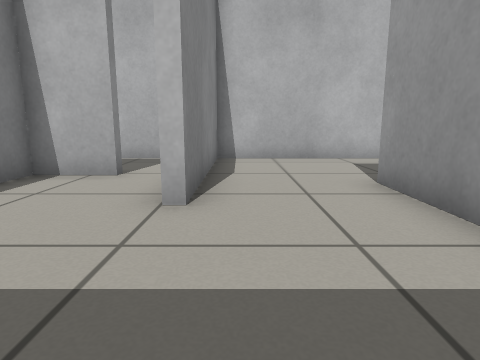
View 1 (above)

18 first-person views from a walk through a robot-simulator world made for Gazebo. The camera is 0.5 m above the floor, tilts 10° down and sees 75° across. The floor is counted in squares, 0.5 m on a side. Each view is taken from the middle of a square. On the plan, view 1 faces up. The plan holds only what a view shows up to about 12 squares ahead; the rest is blank.

View 2
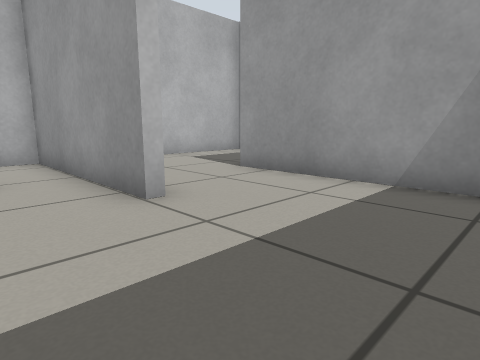

View 3
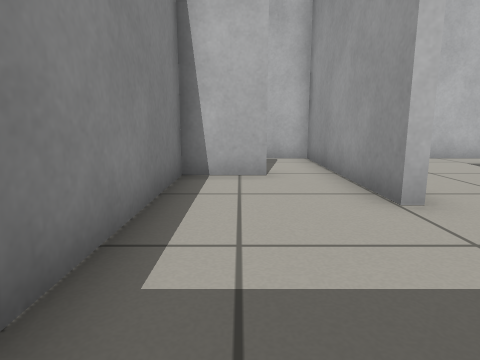

View 4
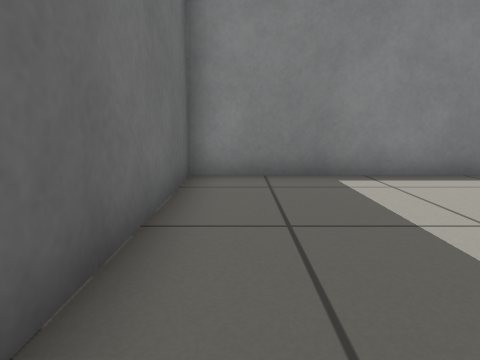

View 5
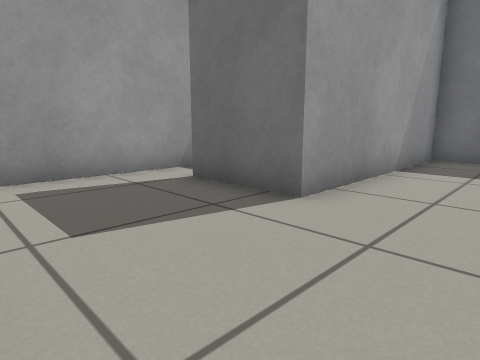

View 6
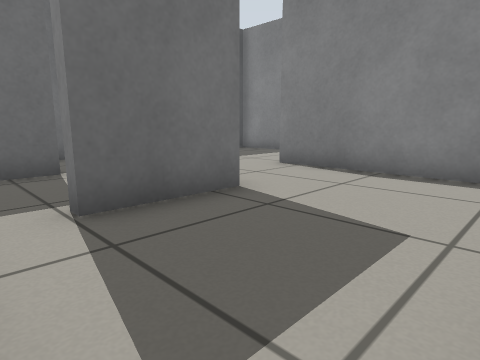

View 7
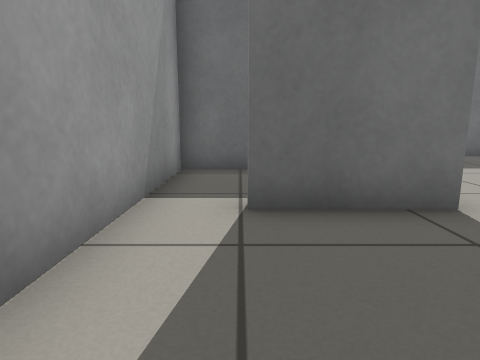

View 8
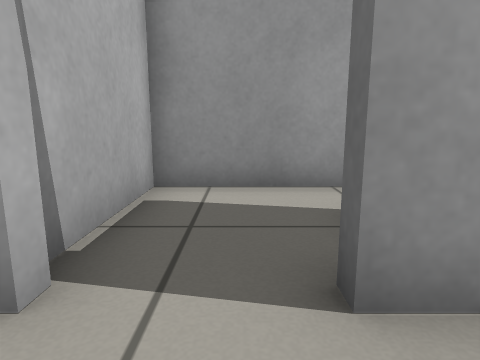

View 9
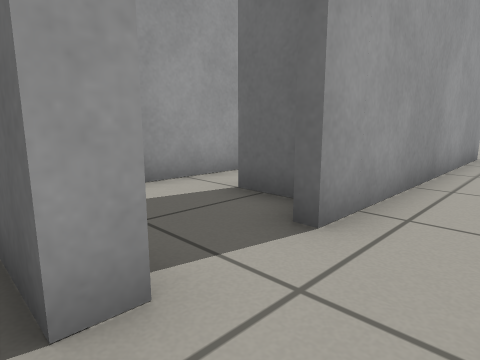

View 10
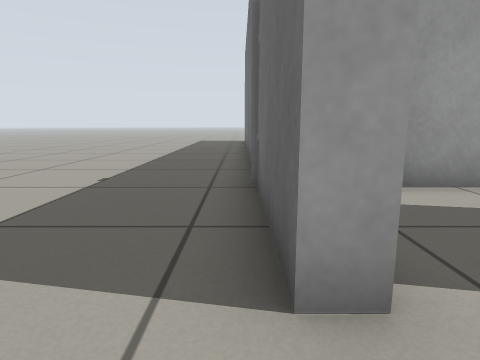

View 11
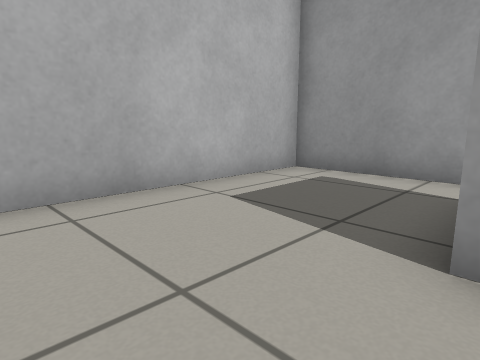

View 12
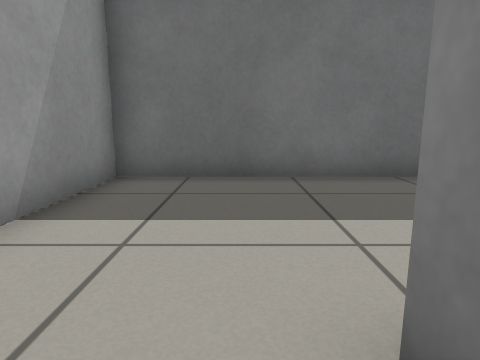

View 13
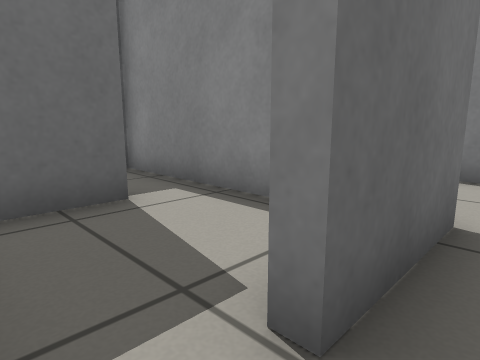

View 14
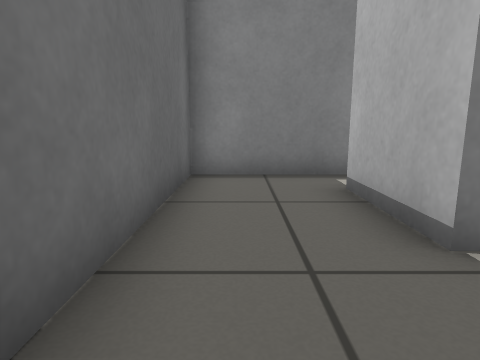

View 15
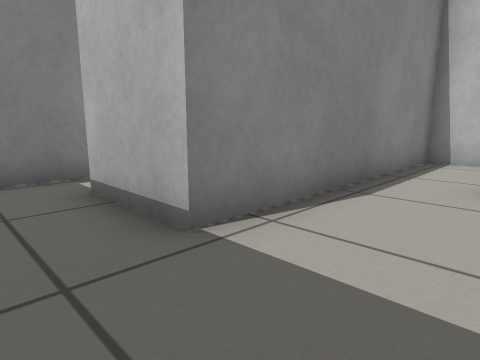

View 16
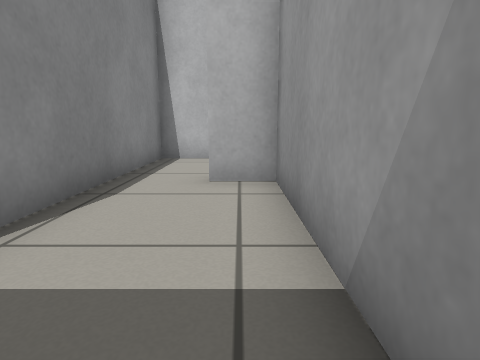

View 17
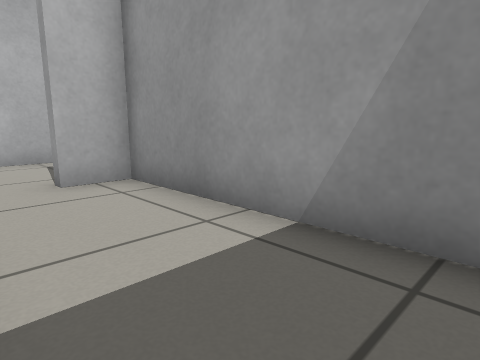

View 18
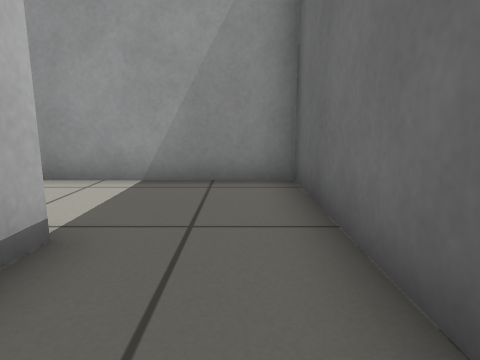

### Floor plan
Points are (right, up) in squares from view 1. A wall is a line through its corners. A room is listed if a view was taken in it or the views show most of it. See-through windows are left out.
Room 1 (views 1, 2, 3, 4)
walls: (-1, 3.8) (-1, 5.5); (-2.5, 6.2) (-4.2, 6.2) (-4.2, -1) (2.4, -1) (2.4, 3.4)
ways out: opening at (1, 4.5) to room 2; opening at (-2, 5) to room 5
Room 2 (views 5, 6, 7, 11, 12, 13)
walls: (2.7, 3.4) (2.7, 1.9); (2.4, 3.4) (2.4, 5.4) (4.9, 5.4) (4.9, 5); (4.1, 2) (6.3, 2) (6.3, 9.4) (-0.7, 9.4) (-0.7, 3.8)
ways out: opening at (1, 4.5) to room 1; gap at (4, 2) to room 4
Room 3 (views 8, 9, 10)
walls: (-4.5, 9.1) (-4.5, 9.7); (-4.5, -1.4) (-4.5, 7.5)
ways out: open door at (-4, 8.5) to room 5; opening at (-4, 11)
Room 4 (views 14, 15, 16, 17, 18)
walls: (2.7, 1.9) (2.7, -1) (9.6, -1) (9.6, 5.5) (8.4, 5.5); (8.5, 9.4) (6.6, 9.4) (6.6, 1.7) (4.1, 1.7)
ways out: gap at (4, 2) to room 2; opening at (9.5, 8)
Room 5 (no view inside)
walls: (-3.6, 6.5) (-2.5, 6.5) (-2.5, 6.2); (-1, 5.5) (-1, 9.4) (-3.9, 9.4)
ways out: opening at (-2, 5) to room 1; open door at (-4, 8.5) to room 3

Where each view was taken, in squares from view 1:
view 1: 0 up, 0 right, facing up
view 2: 0 up, 3 left, facing up-right
view 3: 0 up, 3 left, facing up
view 4: 0 up, 2 right, facing left
view 5: 9 up, 0 right, facing down-right
view 6: 9 up, 6 right, facing down-left
view 7: 9 up, 5 right, facing down
view 8: 8 up, 6 left, facing right
view 9: 10 up, 6 left, facing down-right
view 10: 10 up, 6 left, facing right
view 11: 5 up, 0 right, facing up-right
view 12: 5 up, 0 right, facing down
view 13: 6 up, 6 right, facing down-left
view 14: 0 up, 9 right, facing left
view 15: 0 up, 9 right, facing up-left
view 16: 0 up, 9 right, facing up
view 17: 0 up, 7 right, facing up-right
view 18: 0 up, 4 right, facing right
